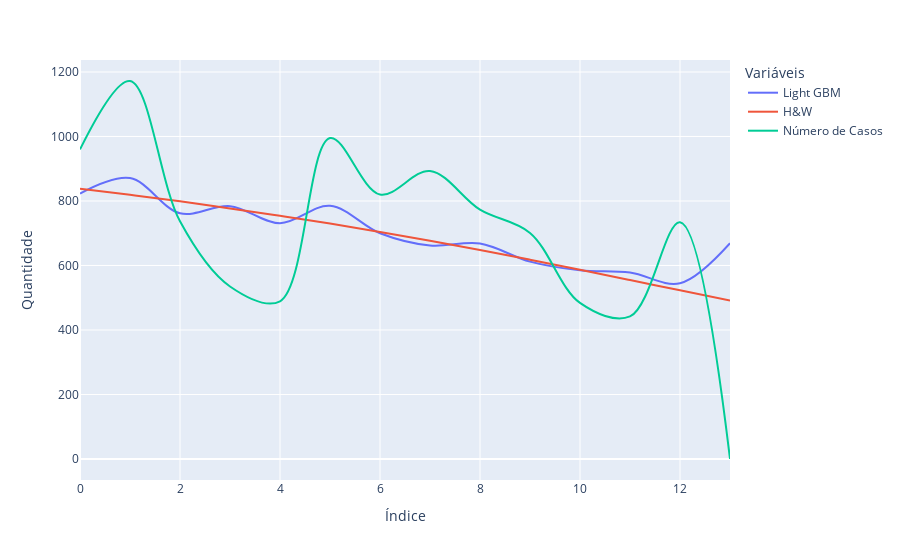

The cell this chart's notebook holds for it:
### Code cell
fig = px.line(y=[y_pred_lgbm.round(), y_test, data_from_newCases['newCases'][-14:]], line_shape='spline', labels={'variable': 'Variáveis', 'index': 'Índice', 'value': 'Quantidade'})

customLegend(fig=fig,nameSwap = {'wide_variable_0': 'Light GBM', 'wide_variable_1': 'H&W', 'wide_variable_2': 'Número de Casos'})

### Figure 1 — Plotly figure (JSON) as saved in the notebook; plotly's stock layout.template omitted (floating-point values rounded to 4 significant figures)
{"data": [{"hovertemplate": "Variáveis=wide_variable_0<br>Índice=%{x}<br>Quantidade=%{y}<extra></extra>", "legendgroup": "wide_variable_0", "line": {"color": "#636efa", "dash": "solid", "shape": "spline"}, "mode": "lines", "name": "Light GBM", "orientation": "v", "showlegend": true, "type": "scatter", "x": [0, 1, 2, 3, 4, 5, 6, 7, 8, 9, 10, 11, 12, 13], "xaxis": "x", "y": [823, 871, 762, 784, 731, 785, 700, 662, 668, 612, 585, 578, 545, 669], "yaxis": "y"}, {"hovertemplate": "Variáveis=wide_variable_1<br>Índice=%{x}<br>Quantidade=%{y}<extra></extra>", "legendgroup": "wide_variable_1", "line": {"color": "#EF553B", "dash": "solid", "shape": "spline"}, "mode": "lines", "name": "H&W", "orientation": "v", "showlegend": true, "type": "scatter", "x": [0, 1, 2, 3, 4, 5, 6, 7, 8, 9, 10, 11, 12, 13], "xaxis": "x", "y": [838, 819, 799, 777, 754, 730, 704, 677, 648, 618, 587, 555, 523, 491], "yaxis": "y"}, {"hovertemplate": "Variáveis=wide_variable_2<br>Índice=%{x}<br>Quantidade=%{y}<extra></extra>", "legendgroup": "wide_variable_2", "line": {"color": "#00cc96", "dash": "solid", "shape": "spline"}, "mode": "lines", "name": "Número de Casos", "orientation": "v", "showlegend": true, "type": "scatter", "x": [0, 1, 2, 3, 4, 5, 6, 7, 8, 9, 10, 11, 12, 13], "xaxis": "x", "y": [960, 1172, 737, 535, 489, 995, 820, 893, 773, 701, 484, 442, 734, 0], "yaxis": "y"}], "layout": {"legend": {"title": {"text": "Variáveis"}, "tracegroupgap": 0}, "margin": {"t": 60}, "xaxis": {"anchor": "y", "domain": [0, 1], "title": {"text": "Índice"}}, "yaxis": {"anchor": "x", "domain": [0, 1], "title": {"text": "Quantidade"}}}}
